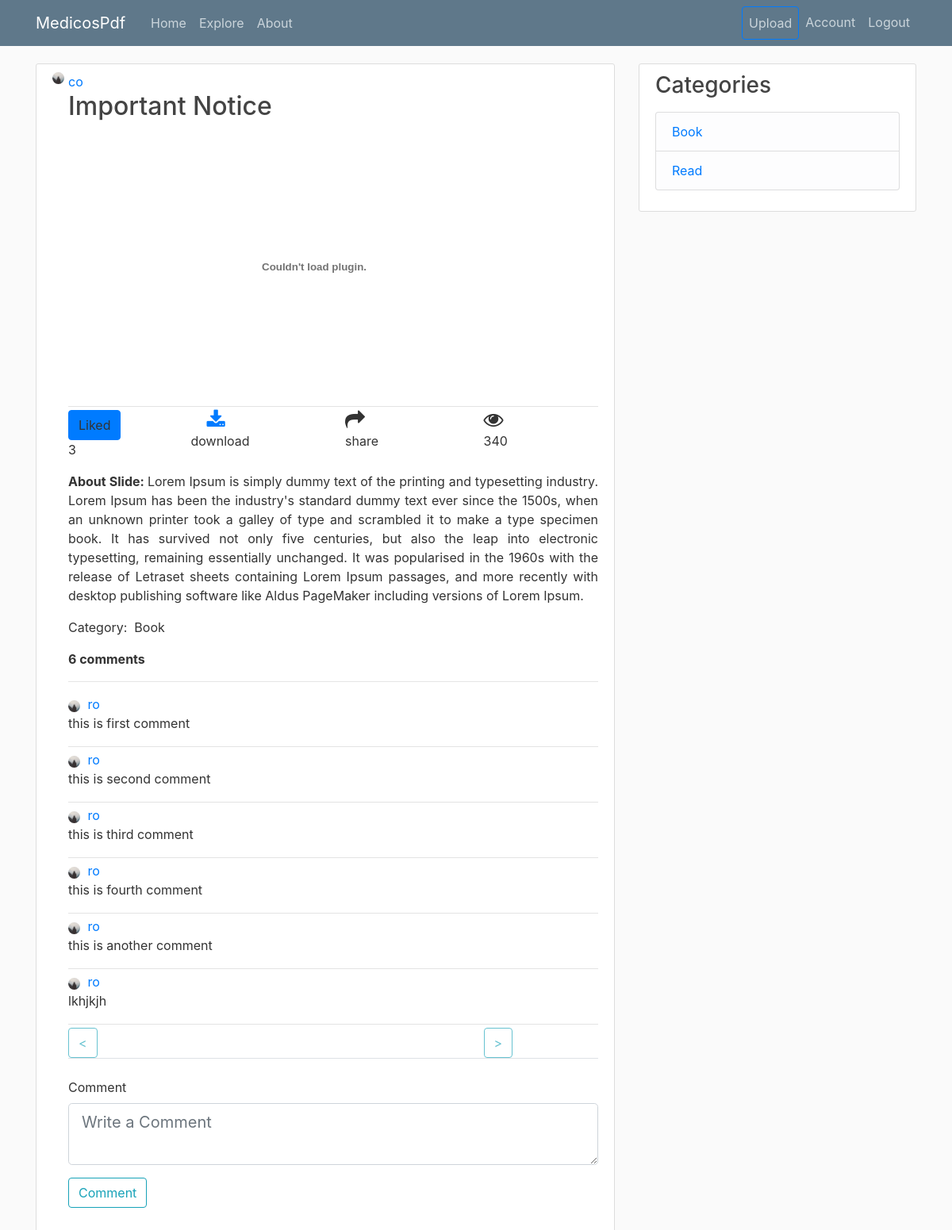
The app's page /slide/4 (signed in) with its own data.
### medicospdf/models.py (models this page shows, shortened)
class User(db.Model, UserMixin):
    id = db.Column(db.Integer, primary_key=True)
    username = db.Column(db.String(20), unique=True, nullable=False)
    email = db.Column(db.String(120), unique=True, nullable=False)
    image_file = db.Column(db.String(20), nullable=False, default='default.jpg')
    password = db.Column(db.String(60), nullable=False)
    is_admin = db.Column(db.Boolean, default = False)
    posts = db.relationship('Post', backref='author', lazy=True)
    slides = db.relationship('Slide', backref = 'author', lazy = True)
    liked = db.relationship('SlideLike', foreign_keys = 'SlideLike.user_id',
        backref = 'author', lazy = True)
    comments = db.relationship('Comment', backref = 'author', lazy = True)
    categories = db.relationship('Category', backref = 'author', lazy = True)
    followed = db.relationship('User', secondary = followers,
                                primaryjoin = (followers.c.follower_id == id),
                                secondaryjoin = (followers.c.followed_id == id),
                                backref = db.backref('followers', lazy = 'dynamic'),
                                lazy = 'dynamic')
    def has_liked_slide(self, slide):
        return SlideLike.query.filter(
            SlideLike.user_id == self.id,
            SlideLike.slide_id == slide.id).count()>0

class Slide(db.Model):
    __searchable__  = ['title', 'description']
    id = db.Column(db.Integer, primary_key = True)
    title = db.Column(db.String(200), nullable = False)
    description = db.Column(db.Text, nullable = False)
    file = db.Column(db.String(1000), nullable = False)
    date_posted = db.Column(db.DateTime, nullable=False, default=datetime.utcnow)
    user_id = db.Column(db.Integer, db.ForeignKey('user.id'), nullable = False)
    likes = db.relationship('SlideLike', backref = 'slide', lazy = True)
    comments = db.relationship('Comment', backref = 'slide', lazy = True)
    category_id = db.Column(db.Integer, db.ForeignKey('category.id'), nullable = True)

class Visit(db.Model):
    id = db.Column(db.Integer, primary_key = True)
    count = db.Column(db.Integer)

class Category(db.Model):
    id = db.Column(db.Integer, primary_key = True, autoincrement = True)
    name = db.Column(db.String(200), nullable = False)
    user_id = db.Column(db.Integer, db.ForeignKey('user.id'), nullable = False)
    slides = db.relationship('Slide', backref = 'cats', lazy = True)

class Comment(db.Model):
    id = db.Column(db.Integer, primary_key= True)
    comment = db.Column(db.Text, nullable = False)
    user_id = db.Column(db.Integer, db.ForeignKey('user.id'), nullable = False)
    slide_id = db.Column(db.Integer, db.ForeignKey('slide.id'), nullable = False)

### medicospdf/routes.py (the view)
@app.route('/slide/<int:slide_id>', methods= ['GET', 'POST'])
def slide(slide_id):
    cat = Category.query.all()
    slide = Slide.query.get_or_404(slide_id)
    v = Visit.query.filter_by(id = slide_id).first()
    if not v:
        v = Visit()
        v.count += 1
        db.session.add(v)
    v.count += 1
    db.session.commit()
    form = CommentForm()
    if form.validate_on_submit():
        comment = Comment(comment = form.comment.data, author = current_user, slide_id = slide.id)
        db.session.add(comment)
        db.session.commit()
        flash('Your comment has been posted.', 'success')
        return redirect(url_for('slide', slide_id = slide.id))
    page = request.args.get('page', 1, type = int)
    comments = Comment.query.filter_by(slide_id = slide.id).paginate(page, per_page = 50)
    return render_template('slide.html', title = slide.title,
                        slide = slide, comments = comments,
                        form = form, legend = Slide, categories = cat, visitors = v)

### medicospdf/forms.py
class CommentForm(FlaskForm):
	comment = TextAreaField(validators = [DataRequired()],
							render_kw={"placeholder": "Write a Comment"})
	submit = SubmitField('Comment')

### medicospdf/models.py (called while the page is built)
@login_manager.user_loader
def load_user(user_id):
    return User.query.get(int(user_id))

### medicospdf/templates/slide.html (shortened to what this page needs)
{% extends 'layout.html' %}
{% block content %}
	<article class="media content-section">
		<img class="rounded-circle article-img" src="{{ url_for('static', filename = 'profile_pics/' + slide.author.image_file) }}">
		<div class="media-body">
			<div class="article-metadata">
				<a class="mr-2" href="#">{{ slide.author.username }}</a>
				<h2 class="article-title">{{ slide.title }}</h2>
				<div style = "height:350px; width:620px" id = 'viewpdf'></div>
			</div>
			<div class="row">
				<div class="col-3">
					<div class="like-comment-div">
				        {% if current_user.has_liked_slide(slide) %}
				            <a class="liked btn btn-primary" id = 'unlike' data-slide-id="{{ slide.id }}" data-action="like">Liked</a>
				        {% else %}
				            <a class="not-like btn btn-primary" id = 'like' data-slide-id="{{ slide.id }}" data-action="like">Like</a>
				        {% endif %}
				        <p id = 'likeCount'>{{ slide.likes | count }}</p>
				    </div>
				</div>
	            <div class="col-3">
	              <a href="{{ url_for('download', name = slide.file) }}">
	              <i class="fa fa-download"></i></a>
	              <p style="margin-left: -20px">download</p>
	            </div>
	            <div class="col-3">
	            	<i class="fa fa-share"></i>
	            	<p>share</p>
	            </div>
	            <div class="col-3">
	            	<i class="fa fa-eye"></i>
	            	<p>{{ visitors.count }}</p>
	            </div>
          	</div>
			<div class="article-content text-justify"><p><b>About Slide:&nbsp;</b>{{ slide.description }}</p></div>
			<div class="article-content"><p>Category:&nbsp; {{ slide.cats.name }}</p></div>
			<p><b>{{ slide.comments|count }} comments</b></p><hr>
			{% for comment in comments.items %}
				<div class="article-metadata">
					<img class="rounded-circle article-img" src="{{ url_for('static', filename = 'profile_pics/'+comment.author.image_file) }}">
					<a class="mr-2" href="#">{{ comment.author.username }}</a>
					<span>
						<p class="text text-justify">{{ comment.comment }}</p>
					</span>
				</div>
			{% endfor %}
			<div class="row">
				<div class="col">
					{% if comments.has_prev %}
				      <a class ="btn btn-outline-info" href="{{ url_for('slide', slide_id = slide.id,  page=comments.prev_num) }}">&lt;&lt;</a>
				    {% else %}
				      <button class="btn btn-outline-info disabled">&lt;</button>
				    {% endif %}
				</div>
			    <div class="col-3">
				    {% if comments.has_next %}
				    	<a class="btn btn-outline-info" href="{{ url_for('slide',slide_id = slide.id, page=comments.next_num) }}">&gt;&gt;</a>
				    {% else %}
				    	<button class="btn btn-outline-info disabled">&gt;</button>
				    {% endif %}
			    </div>
			</div>
			<form method="POST" action="">
				<fieldset class="form-group">
					<legend class="border-bottom mb-4">{{ comment }}</legend>
					<div class="form-group">
						{{ form.comment.label(class = 'form-control-label') }}
						{% if form.comment.errors %}
							{{ form.comment.label(class = 'form-control form-control-lg is-invalid')}}
							<div class="invalid-feedback">
								{% for error in form.comment.errors %}
								<span>
									{{ error }}
								</span>
								{% endfor %}
							</div>
						{% else %}
							{{ form.comment(class = 'form-control form-control-lg')}}
						{% endif %}
					</div>
					<div class="form-group">
						{{ form.submit(class = 'btn btn-outline-info') }}
					</div>
				</fieldset>
			</form>
		</div>
	</article>
{% endblock %}

### medicospdf/templates/layout.html (shortened to what this page needs)
<!DOCTYPE html>
<html>
<head>
    <link rel="stylesheet" href="https://maxcdn.bootstrapcdn.com/bootstrap/4.0.0/css/bootstrap.min.css">
    <link rel="stylesheet" type="text/css" href="{{ url_for('static', filename='main.css') }}">
    <link rel="stylesheet" href="https://cdnjs.cloudflare.com/ajax/libs/font-awesome/4.7.0/css/font-awesome.min.css">
</head>
<body>
    <header class="site-header">
      <nav class="navbar navbar-expand-md navbar-dark bg-steel fixed-top">
        <div class="container">
          <a class="navbar-brand mr-4" href="/">MedicosPdf</a>
          <div class="collapse navbar-collapse" id="navbarToggle">
            <div class="navbar-nav mr-auto">
              <a class="nav-item nav-link" href="{{ url_for('home') }}">Home</a>
              <a class = 'nav-item nav-link' href="{{ url_for('explore') }}">Explore</a>
              <a class="nav-item nav-link" href="{{ url_for('about') }}">About</a>
            </div>
            <div class="navbar-nav">
              {% if current_user.is_authenticated %}
                <a class = 'nav-item nav-link btn btn-outline-primary' href="{{ url_for('new_slide') }}">Upload</a>
                <a class = 'nav-item nav-link' href="{{ url_for('account', user_id = current_user.id) }}">Account</a>
                <a class = 'nav-item nav-link' href="{{ url_for('logout') }}">Logout</a>
              {% else %}
                <a class="nav-item nav-link" href="{{ url_for('login') }}">Login</a>
                <a class="nav-item nav-link" href="{{ url_for('register') }}">Register</a>
              {% endif %}
            </div>
          </div>
        </div>
      </nav>
    </header>
    <main role="main" class="container">
      <div class="row">
        <div class="col-md-8">
          {% block content %}{% endblock %}
        </div>
        {% if current_user.is_authenticated %}
          <div class="col-md-4">
            <div class="content-section">
              <h3>Categories</h3>
              <p class='text-muted'>
                <ul class="list-group">
                  {% for cat in categories %}
                    <li class="list-group-item list-group-item-light"><a href="{{ url_for('category', cat_id = cat.id) }}">{{ cat.name }}</a></li>
                  {% endfor %}
                </ul>
              </p>
            </div>
          </div>
        {% endif %}
      </div>
    </main>
</body>
</html>

### medicospdf/static/main.css (style rules this page uses)
body { background: #fafafa; color: #333333; margin-top: 5rem; }
h1, h2, h3, h4, h5, h6 { color: #444444; }
.fa { font-size: 20px; }
.bg-steel { background-color: #5f788a; }
.site-header .navbar-nav .nav-link { color: #cbd5db; }
.content-section { background: #ffffff; padding: 10px 20px; border: 1px solid #dddddd; border-radius: 3px; margin-bottom: 20px; }
.article-title { color: #444444; }
.article-content { white-space: pre-line; }
.article-img { height: 15px; width: 15px; margin-right: 5px; }
.article-metadata { padding-bottom: 1px; margin-bottom: 4px; border-bottom: 1px solid #e3e3e3 }

### medicospdf/templates/layout.html (style rules this page uses)
.fa { font-size: 25px; cursor: pointer; user-select: none; }

### records on screen
User: image_file (placeholder picture), author.username "co"
Slide: title "Important Notice", description "Lorem Ipsum is simply dummy text of the printing and typesetting industry. Lorem Ipsum has been the industry's standard dummy text ever since the 1500s, when an unknown printer took a galley of type and scrambled it to make a type specimen book. It has survived not only five centuries, but also the leap into electronic typesetting, remaining essentially unchanged. It was popularised in the 1960s with the release of Letraset sheets containing Lorem Ipsum passages, and more recently with desktop publishing software like Aldus PageMaker including versions of Lorem Ipsum."
Visit: count "340"
Category: cats.name "Book", name "Book"
Comment: image_file (placeholder picture), author.username "ro", comment "this is first comment"
Comment: image_file (placeholder picture), author.username "ro", comment "this is second comment"
Comment: image_file (placeholder picture), author.username "ro", comment "this is third comment"
Comment: image_file (placeholder picture), author.username "ro", comment "this is fourth comment"
Comment: image_file (placeholder picture), author.username "ro", comment "this is another comment"
Comment: image_file (placeholder picture), author.username "ro", comment "lkhjkjh"
Category: name "Read"

### other values on screen
{{ slide.likes | count }} "3"
{{ slide.comments|count }} "6"
